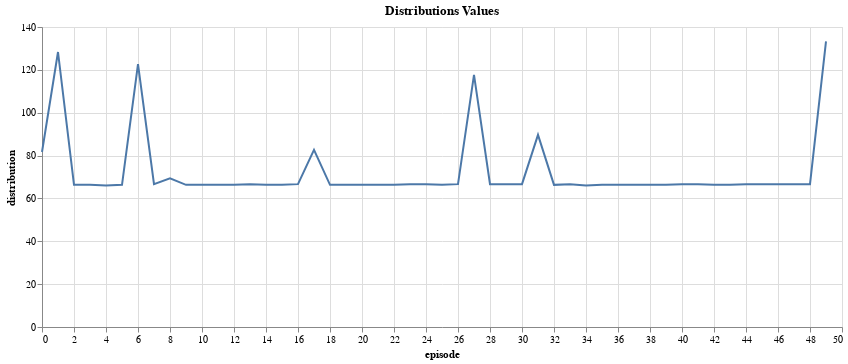

The notebook cell saved with this chart:
### Code cell
rewards_distributions_df = pd.DataFrame(train_values['distributions'], columns=['distribution']).reset_index()
rewards_distributions_df.rename(columns={'index': 'episode'}, inplace=True)
# rewards_distributions_df['episode'] = rewards_distributions_df['step'] // num_of_logtypes
# rewards_distributions_df = rewards_distributions_df.groupby('episode').sum().reset_index()
# rewards_distributions_df['episode'] = rewards_distributions_df['episode'] + 1
alt.Chart(rewards_distributions_df).mark_line().encode(
    x='episode',
    y='distribution',
    
).properties(
    title='Distributions Values',
    width=800,
)

### Figure 1 — Vega-Lite specification as saved in the notebook (floating-point values rounded to 4 significant figures)
{"config": {"view": {"continuousWidth": 300, "continuousHeight": 300}}, "data": {"name": "data-53cfed708dd2c64429ec4befd9c257b7"}, "mark": {"type": "line"}, "encoding": {"x": {"field": "episode", "type": "quantitative"}, "y": {"field": "distribution", "type": "quantitative"}}, "title": "Distributions Values", "width": 800, "$schema": "https://vega.github.io/schema/vega-lite/v5.8.0.json", "datasets": {"data-53cfed708dd2c64429ec4befd9c257b7": [{"episode": 0, "distribution": 81.67}, {"episode": 1, "distribution": 128.3}, {"episode": 2, "distribution": 66.33}, {"episode": 3, "distribution": 66.33}, {"episode": 4, "distribution": 66.0}, {"episode": 5, "distribution": 66.33}, {"episode": 6, "distribution": 122.7}, {"episode": 7, "distribution": 66.67}, {"episode": 8, "distribution": 69.33}, {"episode": 9, "distribution": 66.33}, {"episode": 10, "distribution": 66.33}, {"episode": 11, "distribution": 66.33}, {"episode": 12, "distribution": 66.33}, {"episode": 13, "distribution": 66.67}, {"episode": 14, "distribution": 66.33}, {"episode": 15, "distribution": 66.33}, {"episode": 16, "distribution": 66.67}, {"episode": 17, "distribution": 82.67}, {"episode": 18, "distribution": 66.33}, {"episode": 19, "distribution": 66.33}, {"episode": 20, "distribution": 66.33}, {"episode": 21, "distribution": 66.33}, {"episode": 22, "distribution": 66.33}, {"episode": 23, "distribution": 66.67}, {"episode": 24, "distribution": 66.67}, {"episode": 25, "distribution": 66.33}, {"episode": 26, "distribution": 66.67}, {"episode": 27, "distribution": 117.7}, {"episode": 28, "distribution": 66.67}, {"episode": 29, "distribution": 66.67}, {"episode": 30, "distribution": 66.67}, {"episode": 31, "distribution": 89.67}, {"episode": 32, "distribution": 66.33}, {"episode": 33, "distribution": 66.67}, {"episode": 34, "distribution": 66.0}, {"episode": 35, "distribution": 66.33}, {"episode": 36, "distribution": 66.33}, {"episode": 37, "distribution": 66.33}, {"episode": 38, "distribution": 66.33}, {"episode": 39, "distribution": 66.33}, {"episode": 40, "distribution": 66.67}, {"episode": 41, "distribution": 66.67}, {"episode": 42, "distribution": 66.33}, {"episode": 43, "distribution": 66.33}, {"episode": 44, "distribution": 66.67}, {"episode": 45, "distribution": 66.67}, {"episode": 46, "distribution": 66.67}, {"episode": 47, "distribution": 66.67}, {"episode": 48, "distribution": 66.67}, {"episode": 49, "distribution": 133.3}]}}
